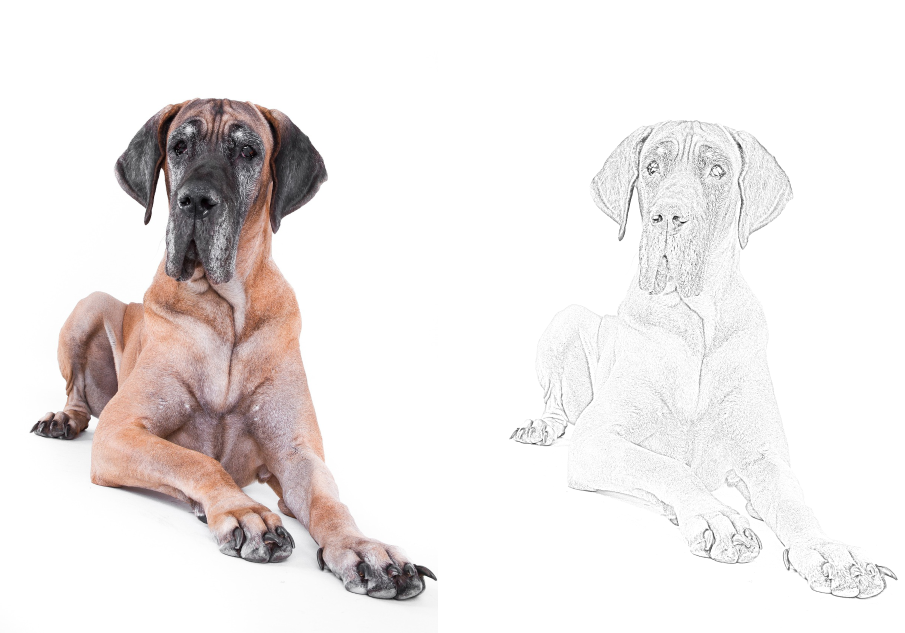
#> input picture IMGTOSKETCH.png, 1810 x 1266 px, given in place of ., which was not available (shown at 1/2 size)
$ python IMGTOSKETCH.py
#> lines starting #> are read from the running program, lines starting #| are printed output that depends on the picture; pictures that were not available may be replaced by others from this repository, and a replacement may not be noted
#IMGTOSKETCH
#Filip Rokita
#www.filiprokita.com

import cv2

inputImage = input("FULL INPUT IMAGE NAME(MUST BE IN SCRIPT DIRECTORY): ")
#> the answer given: .

image = cv2.imread(inputImage)
#> image is the input picture: shape (1266, 1810, 3); mean B, G, R 232.3, 233, 237.2
gray = cv2.cvtColor(image, cv2.COLOR_BGR2GRAY)
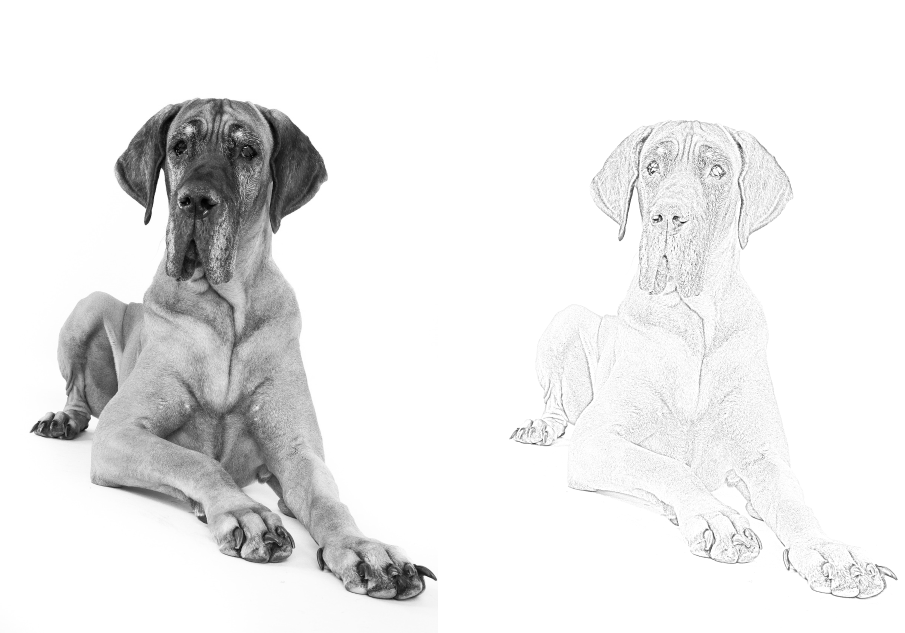
#> gray: shape (1266, 1810) (shown at 1/2 size); min 0, max 255, mean 234.2
invertedGray = 255 - gray
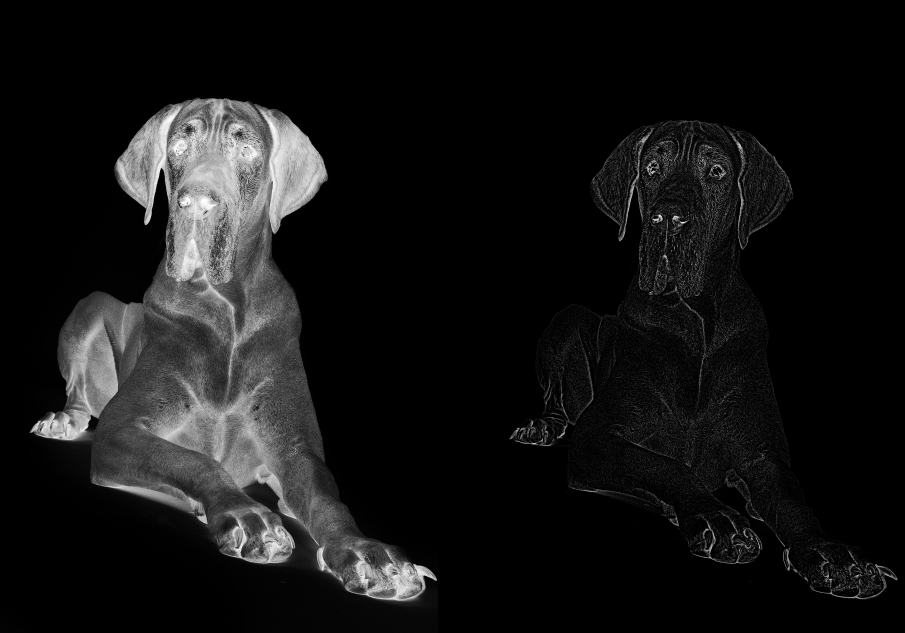
#> invertedGray: shape (1266, 1810) (shown at 1/2 size); min 0, max 255, mean 20.8
blurredInvertedGray = cv2.GaussianBlur(invertedGray, (21, 21), 0)
invertedBlurredInvertedGray = 255 - blurredInvertedGray
sketch = cv2.divide(gray, invertedBlurredInvertedGray, scale=256.0)
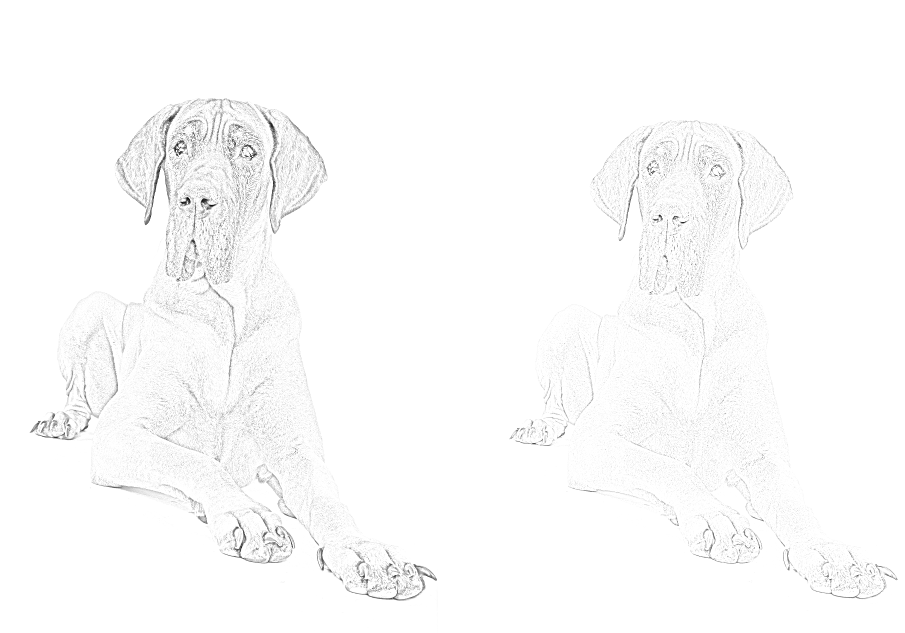
#> sketch: shape (1266, 1810) (shown at 1/2 size); min 0, max 255, mean 251.1

sketchName="IMGTOSKETCH-"+inputImage
cv2.imwrite(sketchName, sketch)

print("DONE")
